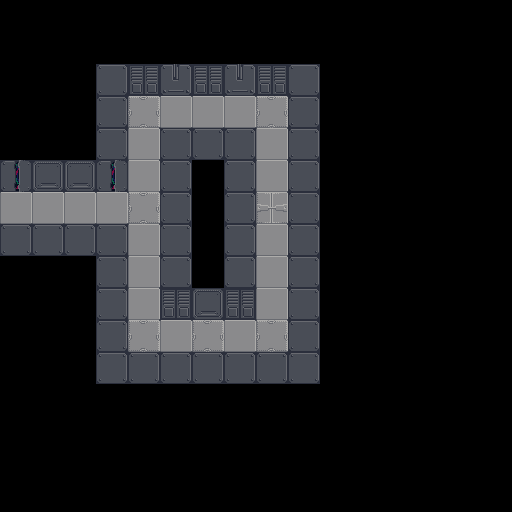

Tiled map render using the project's own tile images. Description and the whole map definition, tile-layer contents included, below:
An orthogonal 16x16 tile map with 32x32 px tiles, 3 tile layers (start, exit, bottom).

<map version="1.4" tiledversion="1.4.3" orientation="orthogonal" renderorder="right-down" width="16" height="16" tilewidth="32" tileheight="32" infinite="0" nextlayerid="5" nextobjectid="1">
 <tileset firstgid="1" source="tiles/rc3-mullana-floor-wall.tsx" />
 <layer id="1" name="start" width="16" height="16">
  <properties>
   <property name="startLayer" type="bool" value="true" />
  </properties>
  <data encoding="csv">
0,0,0,0,0,0,0,0,0,0,0,0,0,0,0,0,
0,0,0,0,0,0,0,0,0,0,0,0,0,0,0,0,
0,0,0,0,0,0,0,0,0,0,0,0,0,0,0,0,
0,0,0,0,0,0,0,0,0,0,0,0,0,0,0,0,
0,0,0,0,0,0,0,0,0,0,0,0,0,0,0,0,
0,0,0,0,0,0,0,0,0,0,0,0,0,0,0,0,
16,0,0,0,0,0,0,0,0,0,0,0,0,0,0,0,
0,0,0,0,0,0,0,0,0,0,0,0,0,0,0,0,
0,0,0,0,0,0,0,0,0,0,0,0,0,0,0,0,
0,0,0,0,0,0,0,0,0,0,0,0,0,0,0,0,
0,0,0,0,0,0,0,0,0,0,0,0,0,0,0,0,
0,0,0,0,0,0,0,0,0,0,0,0,0,0,0,0,
0,0,0,0,0,0,0,0,0,0,0,0,0,0,0,0,
0,0,0,0,0,0,0,0,0,0,0,0,0,0,0,0,
0,0,0,0,0,0,0,0,0,0,0,0,0,0,0,0,
0,0,0,0,0,0,0,0,0,0,0,0,0,0,0,0
</data>
 </layer>
 <layer id="4" name="exit" width="16" height="16">
  <properties>
   <property name="exitUrl" value="https://github.com/ne-mo/assembly" />
  </properties>
  <data encoding="csv">
0,0,0,0,0,0,0,0,0,0,0,0,0,0,0,0,
0,0,0,0,0,0,0,0,0,0,0,0,0,0,0,0,
0,0,0,0,0,0,0,0,0,0,0,0,0,0,0,0,
0,0,0,0,0,0,0,0,0,0,0,0,0,0,0,0,
0,0,0,0,0,0,0,0,0,0,0,0,0,0,0,0,
0,0,0,0,0,0,0,0,0,0,0,0,0,0,0,0,
0,0,0,0,0,0,0,0,16,0,0,0,0,0,0,0,
0,0,0,0,0,0,0,0,0,0,0,0,0,0,0,0,
0,0,0,0,0,0,0,0,0,0,0,0,0,0,0,0,
0,0,0,0,0,0,0,0,0,0,0,0,0,0,0,0,
0,0,0,0,0,0,0,0,0,0,0,0,0,0,0,0,
0,0,0,0,0,0,0,0,0,0,0,0,0,0,0,0,
0,0,0,0,0,0,0,0,0,0,0,0,0,0,0,0,
0,0,0,0,0,0,0,0,0,0,0,0,0,0,0,0,
0,0,0,0,0,0,0,0,0,0,0,0,0,0,0,0,
0,0,0,0,0,0,0,0,0,0,0,0,0,0,0,0
</data>
 </layer>
 <layer id="3" name="bottom" width="16" height="16">
  <data encoding="csv">
0,0,0,0,0,0,0,0,0,0,0,0,0,0,0,0,
0,0,0,0,0,0,0,0,0,0,0,0,0,0,0,0,
0,0,0,1,3,4,3,4,3,1,0,0,0,0,0,0,
0,0,0,1,20,17,17,17,20,1,0,0,0,0,0,0,
0,0,0,1,17,1,1,1,17,1,0,0,0,0,0,0,
5,2,2,5,17,1,0,1,17,1,0,0,0,0,0,0,
17,17,17,17,20,1,0,1,36,1,0,0,0,0,0,0,
1,1,1,1,17,1,0,1,17,1,0,0,0,0,0,0,
0,0,0,1,17,1,0,1,17,1,0,0,0,0,0,0,
0,0,0,1,17,3,2,3,17,1,0,0,0,0,0,0,
0,0,0,1,20,17,20,17,20,1,0,0,0,0,0,0,
0,0,0,1,1,1,1,1,1,1,0,0,0,0,0,0,
0,0,0,0,0,0,0,0,0,0,0,0,0,0,0,0,
0,0,0,0,0,0,0,0,0,0,0,0,0,0,0,0,
0,0,0,0,0,0,0,0,0,0,0,0,0,0,0,0,
0,0,0,0,0,0,0,0,0,0,0,0,0,0,0,0
</data>
 </layer>
 <objectgroup id="2" name="floorLayer" />
</map>
